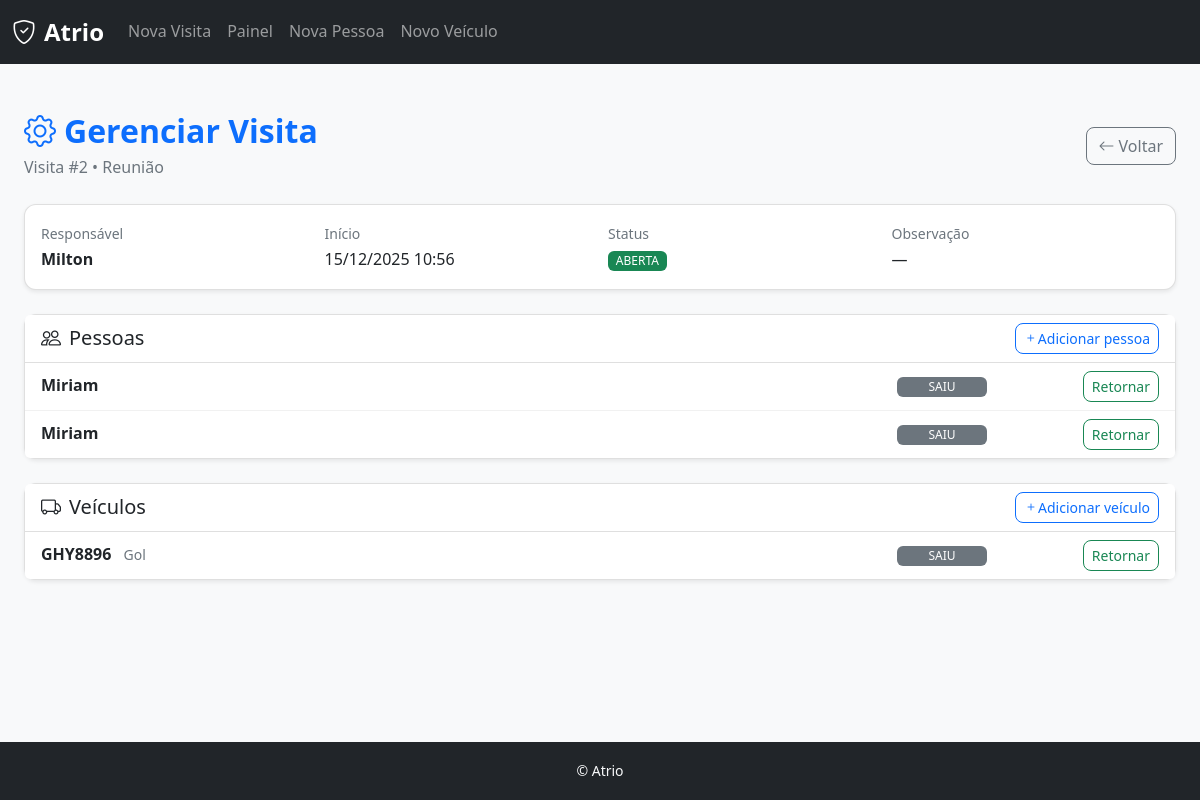
/visitas/2/ (signed in), run on the app's committed database.
### apps/visitas/models.py (models this page shows, shortened)
class GrupoVisita(models.Model):
    data_entrada = models.DateTimeField(auto_now_add=True)
    data_saida = models.DateTimeField(blank=True, null=True)
    autorizado_por = models.CharField(max_length=200, blank=True, null=True)
    motivo = models.CharField(max_length=200, blank=True, null=True)
    observacao = models.TextField(blank=True, null=True)

class VisitaPessoa(models.Model):
    grupo = models.ForeignKey(
        GrupoVisita,
        on_delete=models.CASCADE,
        related_name="pessoas"
    )
    pessoa = models.ForeignKey(
        "pessoas.Pessoa",
        on_delete=models.CASCADE
    )
    data_entrada = models.DateTimeField(auto_now_add=True)
    data_saida = models.DateTimeField(blank=True, null=True)

class VisitaVeiculo(models.Model):
    grupo = models.ForeignKey(
        GrupoVisita,
        on_delete=models.CASCADE,
        related_name="veiculos"
    )
    veiculo = models.ForeignKey(
        "veiculos.Veiculo",
        on_delete=models.CASCADE
    )
    data_entrada = models.DateTimeField(auto_now_add=True)
    data_saida = models.DateTimeField(blank=True, null=True)

### apps/pessoas/models.py (models this page shows, shortened)
class Pessoa(models.Model):
    TIPO_CHOICES = [
        ("visitante", "Visitante"),
        ("funcionario", "Funcionário"),
        ("motorista", "Motorista"),
    ]
    nome = models.CharField(max_length=200)
    empresa = models.CharField(max_length=200, blank=True, null=True)
    tipo = models.CharField(max_length=20, choices=TIPO_CHOICES, blank=True, null=True)
    observacao = models.TextField(blank=True, null=True)
    criado_em = models.DateTimeField(auto_now_add=True)
    class Meta:
        app_label = "pessoas"

### apps/veiculos/models.py (models this page shows, shortened)
class Veiculo(models.Model):
    placa = models.CharField(max_length=7, unique=True)
    modelo = models.CharField(max_length=100, blank=True, null=True)
    cor = models.CharField(max_length=50, blank=True, null=True)
    empresa = models.CharField(max_length=200, blank=True, null=True)
    tipo = models.CharField(max_length=50, blank=True, null=True)
    observacao = models.TextField(blank=True, null=True)
    criado_em = models.DateTimeField(auto_now_add=True)
    class Meta:
        app_label = "veiculos"

### apps/ui/views.py (the view)
# urls.py: path('visitas/<int:id>/', views.gerenciar_visita, name='gerenciar_visita'),
@login_required
def gerenciar_visita(request, id):
    visita = get_object_or_404(GrupoVisita, pk=id)
    pessoas = VisitaPessoa.objects.filter(grupo=visita).select_related("pessoa")
    veiculos = VisitaVeiculo.objects.filter(grupo=visita).select_related("veiculo")
    return render(request, "ui/gerenciar_visita.html", {
        "visita": visita,
        "pessoas": pessoas,
        "veiculos": veiculos,
    })

### apps/ui/templates/ui/gerenciar_visita.html (shortened to what this page needs)
{% extends "ui/base.html" %}
{% load static %}
{% block content %}
<div class="container-fluid py-4">
  <div class="d-flex justify-content-between align-items-center mb-4">
    <div>
      <h2 class="fw-bold text-primary mb-1">
        <i class="bi bi-gear me-2"></i>Gerenciar Visita
      </h2>
      <p class="text-muted mb-0">
        Visita #{{ visita.id }} • {{ visita.motivo }}
      </p>
    </div>
    <div class="d-flex gap-2">
      <a href="{% url 'ui:visitas' %}" class="btn btn-outline-secondary" id="btnVoltarVisitas" data-default-url="{% url 'ui:visitas' %}">
        <i class="bi bi-arrow-left me-1"></i>Voltar
      </a>
    </div>
  </div>
  <div class="card mb-4">
    <div class="card-body">
      <div class="row g-3">
        <div class="col-md-3">
          <small class="text-muted">Responsável</small>
          <div class="fw-semibold">{{ visita.autorizado_por }}</div>
        </div>
        <div class="col-md-3">
          <small class="text-muted">Início</small>
          <div>{{ visita.data_entrada|date:"d/m/Y H:i" }}</div>
        </div>
        <div class="col-md-3">
          <small class="text-muted">Status</small><br>
          <span class="badge bg-success">ABERTA</span>
        </div>
        <div class="col-md-3">
          <small class="text-muted">Observação</small>
          <div>{{ visita.observacao|default:"—" }}</div>
        </div>
      </div>
    </div>
  </div>
  <div class="card mb-4">
    <div class="card-header d-flex justify-content-between align-items-center">
      <h5 class="mb-0">
        <i class="bi bi-people me-2"></i>Pessoas
      </h5>
      <button
        class="btn btn-sm btn-outline-primary"
        onclick="mostrarBuscaPessoa()">
        <i class="bi bi-plus"></i>Adicionar pessoa
      </button>
    </div>
    <ul class="list-group list-group-flush">
      {% for p in pessoas %}
        <li class="list-group-item">
          <div class="linha-visita">
            <div class="col-nome">
              <strong>{{ p.pessoa.nome }}</strong>
            </div>
            <div>
              {% if p.data_saida %}
                <span class="badge bg-secondary status-badge">SAIU</span>
              {% else %}
                <span class="badge bg-success status-badge">DENTRO</span>
              {% endif %}
            </div>
            <div class="col-acao">
              {% if p.data_saida %}
                <button class="btn btn-sm btn-outline-success"
                        onclick="registrarEntradaPessoa({{ p.id }})">
                  Retornar
                </button>
              {% else %}
                <button class="btn btn-sm btn-outline-danger"
                        onclick="registrarSaidaPessoa({{ p.id }})">
                  Registrar saída
                </button>
              {% endif %}
            </div>
          </div>
        </li>
      {% endfor %}
    </ul>
  </div>
  <div class="card">
    <div class="card-header d-flex justify-content-between align-items-center">
      <h5 class="mb-0">
        <i class="bi bi-truck me-2"></i>Veículos
      </h5>
      <button
        class="btn btn-sm btn-outline-primary"
        onclick="mostrarBuscaVeiculo()">
        <i class="bi bi-plus"></i>Adicionar veículo
      </button>
    </div>
    <ul class="list-group list-group-flush">
      {% for v in veiculos %}
        <li class="list-group-item">
          <div class="linha-visita">
            <div class="col-nome">
              <strong>{{ v.veiculo.placa }}</strong>
              <small class="text-muted ms-2">{{ v.veiculo.modelo }}</small>
            </div>
            <div>
              {% if v.data_saida %}
                <span class="badge bg-secondary status-badge">SAIU</span>
              {% else %}
                <span class="badge bg-success status-badge">DENTRO</span>
              {% endif %}
            </div>
            <div class="col-acao">
              {% if v.data_saida %}
                <button class="btn btn-sm btn-outline-success"
                        onclick="registrarEntradaVeiculo({{ v.id }})">
                  Retornar
                </button>
              {% else %}
                <button class="btn btn-sm btn-outline-danger"
                        onclick="registrarSaidaVeiculo({{ v.id }})">
                  Registrar saída
                </button>
              {% endif %}
            </div>
          </div>
        </li>
      {% endfor %}
    </ul>
  </div>
</div>
{% endblock %}

### apps/ui/static/css/estilos.css (style rules this page uses)
:root { --primary-color: #0d6efd; --secondary-color: #6c757d; --success-color: #198754; --warning-color: #ffc107; --danger-color: #dc3545; --light-color: #f8f9fa; --dark-color: #212529; --border-radius: 0.75rem; --box-shadow: 0 2px 4px rgba(0,0,0,0.08); --box-shadow-hover: 0 4px 8px rgba(0,0,0,0.12); }
body { background-color: var(--light-color); font-family: 'Segoe UI', Tahoma, Geneva, Verdana, sans-serif; line-height: 1.6; }
.card { border-radius: var(--border-radius); box-shadow: var(--box-shadow); border: 1px solid rgba(0,0,0,.125); margin-bottom: 1rem; transition: all 0.2s ease; }
.card-header { background: #fff; font-weight: 600; border-bottom: 1px solid rgba(0,0,0,.125); }
.btn { border-radius: 0.5rem; font-weight: 500; transition: all 0.2s ease; }
.badge { font-weight: 500; padding: 0.35em 0.65em; }
.list-group-item { border: none; border-bottom: 1px solid #f1f1f1; transition: background-color 0.2s ease; }
.list-group-item:last-child { border-bottom: none; }
.text-muted { color: #6c757d !important; }

### apps/ui/templates/ui/gerenciar_visita.html (style rules this page uses)
.linha-visita { display: grid; grid-template-columns: 1fr 90px 160px; align-items: center; column-gap: 12px; }
.col-nome { min-width: 0; white-space: nowrap; overflow: hidden; text-overflow: ellipsis; }
.status-badge { display: inline-block; width: 90px; text-align: center; }
.col-acao { text-align: right; }

### data on the page
GrupoVisita: id "2", motivo "Reunião", autorizado_por "Milton", data_entrada "15/12/2025 10:56", observacao "—"
VisitaPessoa: pessoa.nome "Miriam", shows "SAIU"
VisitaPessoa: pessoa.nome "Miriam", shows "SAIU"
VisitaVeiculo: veiculo.placa "GHY8896", veiculo.modelo "Gol", shows "SAIU"
